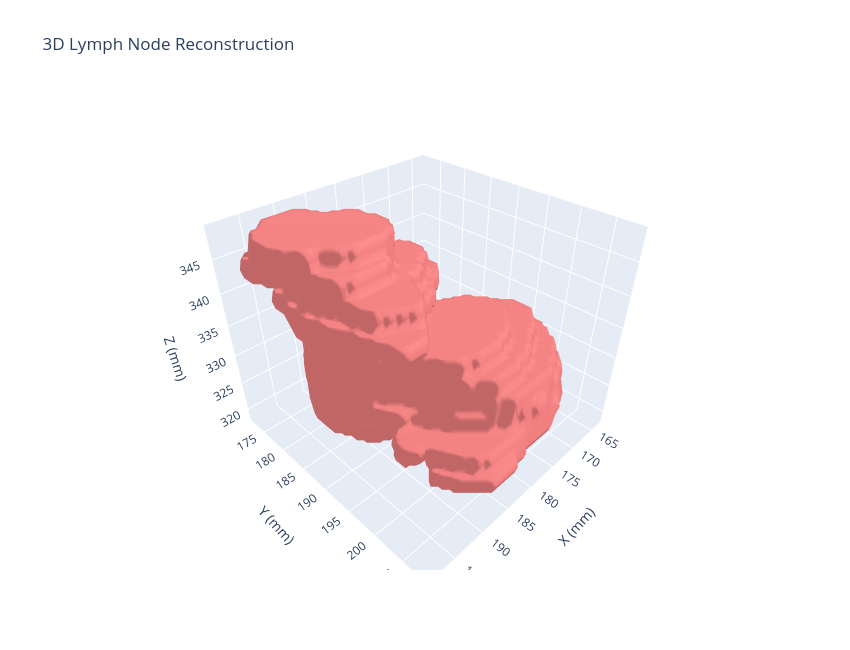

The notebook cell saved with this chart:
### Code cell
# Visualize the generated 3D mesh

import plotly.graph_objects as go

fig = go.Figure(
    data=[
        go.Mesh3d(
            x=vertices[:, 0],
            y=vertices[:, 1],
            z=vertices[:, 2],
            i=faces[:, 0],
            j=faces[:, 1],
            k=faces[:, 2],
            color="lightcoral",
            opacity=1.0,
            flatshading=False
        )
    ]
)

fig.update_layout(
    title="3D Lymph Node Reconstruction",
    scene=dict(
        xaxis_title="X (mm)",
        yaxis_title="Y (mm)",
        zaxis_title="Z (mm)",
        aspectmode="data"
    ),
    width=850,
    height=650
)

fig.show()

### Figure 1 — Plotly figure (JSON) as saved in the notebook; plotly's stock layout.template omitted (floating-point values rounded to 4 significant figures; data arrays with more than 128 entries replaced by an {"elided": "..."} marker saying what was removed)
{"data": [{"color": "lightcoral", "flatshading": false, "i": {"elided": "11768 int values"}, "j": {"elided": "11768 int values"}, "k": {"elided": "11768 int values"}, "opacity": 1, "type": "mesh3d", "x": {"elided": "5886 float values"}, "y": {"elided": "5886 float values"}, "z": {"elided": "5886 float values"}}], "layout": {"height": 650, "scene": {"aspectmode": "data", "xaxis": {"title": {"text": "X (mm)"}}, "yaxis": {"title": {"text": "Y (mm)"}}, "zaxis": {"title": {"text": "Z (mm)"}}}, "title": {"text": "3D Lymph Node Reconstruction"}, "width": 850}}
